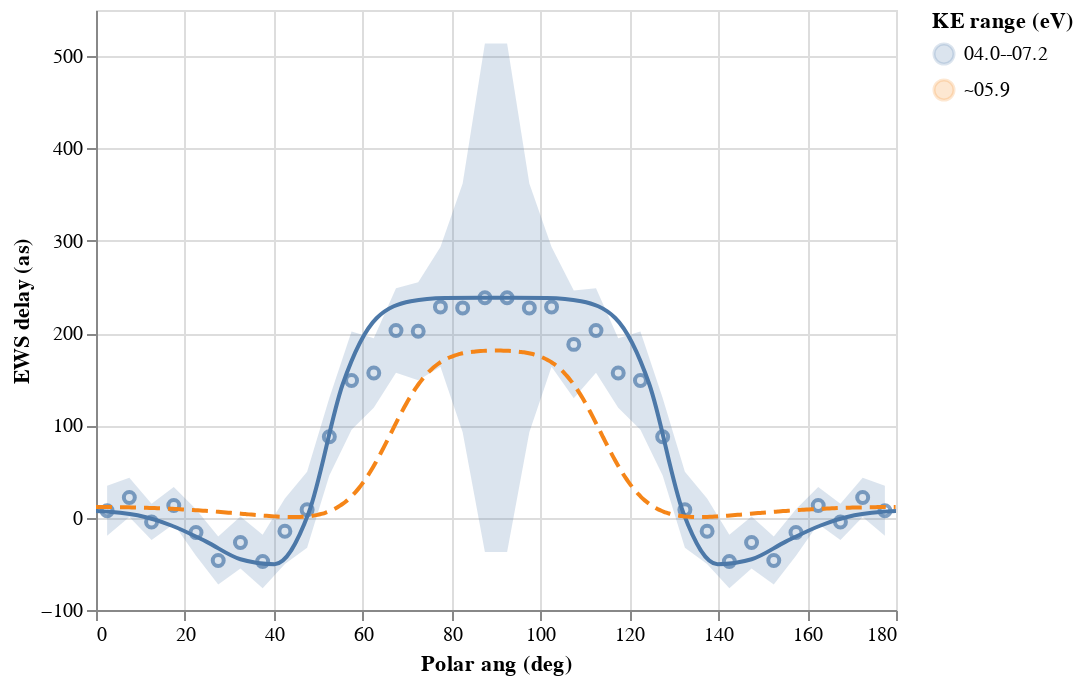

Write notebook code for a chart like this one.
### Code cell
base = {k: alt.Chart(data[k]) for k in ("Measured", "TDCASSCF", "Perturb")}

(
    base["Measured"].mark_area(opacity=0.2).encode(
        x="Polar ang (deg)",
        y=alt.Y("EWS delay fr (as)", axis=alt.Axis(title="EWS delay (as)")),
        y2="EWS delay to (as)",
        color="KE range (eV)",
    )
    + base["Measured"].mark_point().encode(
        x="Polar ang (deg)",
        y="EWS delay (as)",
        color="KE range (eV)",
    )
    + base["TDCASSCF"].mark_line(interpolate="monotone").encode(
        x="Polar ang (deg)",
        y="EWS delay (as)",
        color="KE range (eV)",
    )
    + base["Perturb"].mark_line(interpolate="monotone", strokeDash=[8, 4]).encode(
        x="Polar ang (deg)",
        y="EWS delay (as)",
        color="KE range (eV)",
    )
).interactive(bind_x=False)

### Figure 1 — Vega-Lite specification as saved in the notebook (floating-point values rounded to 4 significant figures; data arrays with more than 128 entries replaced by an {"elided": "..."} marker saying what was removed)
{"$schema": "https://vega.github.io/schema/vega-lite/v2.6.0.json", "config": {"view": {"height": 300, "width": 400}}, "datasets": {"data-1b242d11f0520bbddd494dbefbc5320d": [{"Config": "sum[m]", "EWS delay (as)": 7.369, "KE range (eV)": "04.0--07.2", "Method": "TD-CASSCF", "Photon energy fr (eV)": 14.3, "Photon energy to (eV)": 15.9, "Polar ang (deg)": 0, "Polar ang (rad)": 0}, {"Config": "sum[m]", "EWS delay (as)": 2.588, "KE range (eV)": "04.0--07.2", "Method": "TD-CASSCF", "Photon energy fr (eV)": 14.3, "Photon energy to (eV)": 15.9, "Polar ang (deg)": 9.344, "Polar ang (rad)": 0.1631}, {"Config": "sum[m]", "EWS delay (as)": -8.729, "KE range (eV)": "04.0--07.2", "Method": "TD-CASSCF", "Photon energy fr (eV)": 14.3, "Photon energy to (eV)": 15.9, "Polar ang (deg)": 17.11, "Polar ang (rad)": 0.2986}, {"Config": "sum[m]", "EWS delay (as)": -25.95, "KE range (eV)": "04.0--07.2", "Method": "TD-CASSCF", "Photon energy fr (eV)": 14.3, "Photon energy to (eV)": 15.9, "Polar ang (deg)": 24.81, "Polar ang (rad)": 0.433}, {"Config": "sum[m]", "EWS delay (as)": -45.0, "KE range (eV)": "04.0--07.2", "Method": "TD-CASSCF", "Photon energy fr (eV)": 14.3, "Photon energy to (eV)": 15.9, "Polar ang (deg)": 32.49, "Polar ang (rad)": 0.5671}, {"Config": "sum[m]", "EWS delay (as)": -50.33, "KE range (eV)": "04.0--07.2", "Method": "TD-CASSCF", "Photon energy fr (eV)": 14.3, "Photon energy to (eV)": 15.9, "Polar ang (deg)": 40.17, "Polar ang (rad)": 0.701}, {"Config": "sum[m]", "EWS delay (as)": 5.037, "KE range (eV)": "04.0--07.2", "Method": "TD-CASSCF", "Photon energy fr (eV)": 14.3, "Photon energy to (eV)": 15.9, "Polar ang (deg)": 47.84, "Polar ang (rad)": 0.8349}, {"Config": "sum[m]", "EWS delay (as)": 144.5, "KE range (eV)": "04.0--07.2", "Method": "TD-CASSCF", "Photon energy fr (eV)": 14.3, "Photon energy to (eV)": 15.9, "Polar ang (deg)": 55.51, "Polar ang (rad)": 0.9687}, {"Config": "sum[m]", "EWS delay (as)": 216.4, "KE range (eV)": "04.0--07.2", "Method": "TD-CASSCF", "Photon energy fr (eV)": 14.3, "Photon energy to (eV)": 15.9, "Polar ang (deg)": 63.17, "Polar ang (rad)": 1.103}, {"Config": "sum[m]", "EWS delay (as)": 234.5, "KE range (eV)": "04.0--07.2", "Method": "TD-CASSCF", "Photon energy fr (eV)": 14.3, "Photon energy to (eV)": 15.9, "Polar ang (deg)": 70.84, "Polar ang (rad)": 1.236}, {"Config": "sum[m]", "EWS delay (as)": 238.1, "KE range (eV)": "04.0--07.2", "Method": "TD-CASSCF", "Photon energy fr (eV)": 14.3, "Photon energy to (eV)": 15.9, "Polar ang (deg)": 78.5, "Polar ang (rad)": 1.37}, {"Config": "sum[m]", "EWS delay (as)": 238.4, "KE range (eV)": "04.0--07.2", "Method": "TD-CASSCF", "Photon energy fr (eV)": 14.3, "Photon energy to (eV)": 15.9, "Polar ang (deg)": 86.17, "Polar ang (rad)": 1.504}, {"Config": "sum[m]", "EWS delay (as)": 238.4, "KE range (eV)": "04.0--07.2", "Method": "TD-CASSCF", "Photon energy fr (eV)": 14.3, "Photon energy to (eV)": 15.9, "Polar ang (deg)": 93.83, "Polar ang (rad)": 1.638}, {"Config": "sum[m]", "EWS delay (as)": 238.1, "KE range (eV)": "04.0--07.2", "Method": "TD-CASSCF", "Photon energy fr (eV)": 14.3, "Photon energy to (eV)": 15.9, "Polar ang (deg)": 101.5, "Polar ang (rad)": 1.771}, {"Config": "sum[m]", "EWS delay (as)": 234.5, "KE range (eV)": "04.0--07.2", "Method": "TD-CASSCF", "Photon energy fr (eV)": 14.3, "Photon energy to (eV)": 15.9, "Polar ang (deg)": 109.2, "Polar ang (rad)": 1.905}, {"Config": "sum[m]", "EWS delay (as)": 216.4, "KE range (eV)": "04.0--07.2", "Method": "TD-CASSCF", "Photon energy fr (eV)": 14.3, "Photon energy to (eV)": 15.9, "Polar ang (deg)": 116.8, "Polar ang (rad)": 2.039}, {"Config": "sum[m]", "EWS delay (as)": 144.5, "KE range (eV)": "04.0--07.2", "Method": "TD-CASSCF", "Photon energy fr (eV)": 14.3, "Photon energy to (eV)": 15.9, "Polar ang (deg)": 124.5, "Polar ang (rad)": 2.173}, {"Config": "sum[m]", "EWS delay (as)": 5.037, "KE range (eV)": "04.0--07.2", "Method": "TD-CASSCF", "Photon energy fr (eV)": 14.3, "Photon energy to (eV)": 15.9, "Polar ang (deg)": 132.2, "Polar ang (rad)": 2.307}, {"Config": "sum[m]", "EWS delay (as)": -50.33, "KE range (eV)": "04.0--07.2", "Method": "TD-CASSCF", "Photon energy fr (eV)": 14.3, "Photon energy to (eV)": 15.9, "Polar ang (deg)": 139.8, "Polar ang (rad)": 2.441}, {"Config": "sum[m]", "EWS delay (as)": -45.0, "KE range (eV)": "04.0--07.2", "Method": "TD-CASSCF", "Photon energy fr (eV)": 14.3, "Photon energy to (eV)": 15.9, "Polar ang (deg)": 147.5, "Polar ang (rad)": 2.575}, {"Config": "sum[m]", "EWS delay (as)": -25.95, "KE range (eV)": "04.0--07.2", "Method": "TD-CASSCF", "Photon energy fr (eV)": 14.3, "Photon energy to (eV)": 15.9, "Polar ang (deg)": 155.2, "Polar ang (rad)": 2.709}, {"Config": "sum[m]", "EWS delay (as)": -8.729, "KE range (eV)": "04.0--07.2", "Method": "TD-CASSCF", "Photon energy fr (eV)": 14.3, "Photon energy to (eV)": 15.9, "Polar ang (deg)": 162.9, "Polar ang (rad)": 2.843}, {"Config": "sum[m]", "EWS delay (as)": 2.588, "KE range (eV)": "04.0--07.2", "Method": "TD-CASSCF", "Photon energy fr (eV)": 14.3, "Photon energy to (eV)": 15.9, "Polar ang (deg)": 170.7, "Polar ang (rad)": 2.978}, {"Config": "sum[m]", "EWS delay (as)": 7.369, "KE range (eV)": "04.0--07.2", "Method": "TD-CASSCF", "Photon energy fr (eV)": 14.3, "Photon energy to (eV)": 15.9, "Polar ang (deg)": 180.0, "Polar ang (rad)": 3.142}], "data-5a030e628c3cde76781376a658955a0e": {"elided": "315 records"}, "data-d087801a7c571277a5c5f7cbfbaab748": [{"EWS delay (as)": 7.559, "EWS delay err (as)": 27.09, "EWS delay fr (as)": -19.53, "EWS delay to (as)": 34.65, "KE range (eV)": "04.0--07.2", "Method": "Measured", "Photon energy fr (eV)": 14.3, "Photon energy to (eV)": 15.9, "Polar ang (deg)": 2.5, "Polar ang fr (deg)": 0, "Polar ang to (deg)": 5}, {"EWS delay (as)": 21.92, "EWS delay err (as)": 21.27, "EWS delay fr (as)": 0.6517, "EWS delay to (as)": 43.18, "KE range (eV)": "04.0--07.2", "Method": "Measured", "Photon energy fr (eV)": 14.3, "Photon energy to (eV)": 15.9, "Polar ang (deg)": 7.5, "Polar ang fr (deg)": 5, "Polar ang to (deg)": 10}, {"EWS delay (as)": -4.644, "EWS delay err (as)": 19.66, "EWS delay fr (as)": -24.3, "EWS delay to (as)": 15.01, "KE range (eV)": "04.0--07.2", "Method": "Measured", "Photon energy fr (eV)": 14.3, "Photon energy to (eV)": 15.9, "Polar ang (deg)": 12.5, "Polar ang fr (deg)": 10, "Polar ang to (deg)": 15}, {"EWS delay (as)": 13.23, "EWS delay err (as)": 20.14, "EWS delay fr (as)": -6.91, "EWS delay to (as)": 33.37, "KE range (eV)": "04.0--07.2", "Method": "Measured", "Photon energy fr (eV)": 14.3, "Photon energy to (eV)": 15.9, "Polar ang (deg)": 17.5, "Polar ang fr (deg)": 15, "Polar ang to (deg)": 20}, {"EWS delay (as)": -16.04, "EWS delay err (as)": 25.07, "EWS delay fr (as)": -41.11, "EWS delay to (as)": 9.032, "KE range (eV)": "04.0--07.2", "Method": "Measured", "Photon energy fr (eV)": 14.3, "Photon energy to (eV)": 15.9, "Polar ang (deg)": 22.5, "Polar ang fr (deg)": 20, "Polar ang to (deg)": 25}, {"EWS delay (as)": -46.45, "EWS delay err (as)": 25.99, "EWS delay fr (as)": -72.44, "EWS delay to (as)": -20.46, "KE range (eV)": "04.0--07.2", "Method": "Measured", "Photon energy fr (eV)": 14.3, "Photon energy to (eV)": 15.9, "Polar ang (deg)": 27.5, "Polar ang fr (deg)": 25, "Polar ang to (deg)": 30}, {"EWS delay (as)": -26.85, "EWS delay err (as)": 28.1, "EWS delay fr (as)": -54.95, "EWS delay to (as)": 1.257, "KE range (eV)": "04.0--07.2", "Method": "Measured", "Photon energy fr (eV)": 14.3, "Photon energy to (eV)": 15.9, "Polar ang (deg)": 32.5, "Polar ang fr (deg)": 30, "Polar ang to (deg)": 35}, {"EWS delay (as)": -47.42, "EWS delay err (as)": 28.98, "EWS delay fr (as)": -76.4, "EWS delay to (as)": -18.44, "KE range (eV)": "04.0--07.2", "Method": "Measured", "Photon energy fr (eV)": 14.3, "Photon energy to (eV)": 15.9, "Polar ang (deg)": 37.5, "Polar ang fr (deg)": 35, "Polar ang to (deg)": 40}, {"EWS delay (as)": -14.78, "EWS delay err (as)": 35.45, "EWS delay fr (as)": -50.22, "EWS delay to (as)": 20.67, "KE range (eV)": "04.0--07.2", "Method": "Measured", "Photon energy fr (eV)": 14.3, "Photon energy to (eV)": 15.9, "Polar ang (deg)": 42.5, "Polar ang fr (deg)": 40, "Polar ang to (deg)": 45}, {"EWS delay (as)": 8.578, "EWS delay err (as)": 41.14, "EWS delay fr (as)": -32.57, "EWS delay to (as)": 49.72, "KE range (eV)": "04.0--07.2", "Method": "Measured", "Photon energy fr (eV)": 14.3, "Photon energy to (eV)": 15.9, "Polar ang (deg)": 47.5, "Polar ang fr (deg)": 45, "Polar ang to (deg)": 50}, {"EWS delay (as)": 87.69, "EWS delay err (as)": 42.06, "EWS delay fr (as)": 45.63, "EWS delay to (as)": 129.8, "KE range (eV)": "04.0--07.2", "Method": "Measured", "Photon energy fr (eV)": 14.3, "Photon energy to (eV)": 15.9, "Polar ang (deg)": 52.5, "Polar ang fr (deg)": 50, "Polar ang to (deg)": 55}, {"EWS delay (as)": 148.6, "EWS delay err (as)": 53.22, "EWS delay fr (as)": 95.38, "EWS delay to (as)": 201.8, "KE range (eV)": "04.0--07.2", "Method": "Measured", "Photon energy fr (eV)": 14.3, "Photon energy to (eV)": 15.9, "Polar ang (deg)": 57.5, "Polar ang fr (deg)": 55, "Polar ang to (deg)": 60}, {"EWS delay (as)": 156.7, "EWS delay err (as)": 37.58, "EWS delay fr (as)": 119.2, "EWS delay to (as)": 194.3, "KE range (eV)": "04.0--07.2", "Method": "Measured", "Photon energy fr (eV)": 14.3, "Photon energy to (eV)": 15.9, "Polar ang (deg)": 62.5, "Polar ang fr (deg)": 60, "Polar ang to (deg)": 65}, {"EWS delay (as)": 202.8, "EWS delay err (as)": 45.71, "EWS delay fr (as)": 157.1, "EWS delay to (as)": 248.5, "KE range (eV)": "04.0--07.2", "Method": "Measured", "Photon energy fr (eV)": 14.3, "Photon energy to (eV)": 15.9, "Polar ang (deg)": 67.5, "Polar ang fr (deg)": 65, "Polar ang to (deg)": 70}, {"EWS delay (as)": 201.9, "EWS delay err (as)": 52.99, "EWS delay fr (as)": 149.0, "EWS delay to (as)": 254.9, "KE range (eV)": "04.0--07.2", "Method": "Measured", "Photon energy fr (eV)": 14.3, "Photon energy to (eV)": 15.9, "Polar ang (deg)": 72.5, "Polar ang fr (deg)": 70, "Polar ang to (deg)": 75}, {"EWS delay (as)": 228.4, "EWS delay err (as)": 64.92, "EWS delay fr (as)": 163.4, "EWS delay to (as)": 293.3, "KE range (eV)": "04.0--07.2", "Method": "Measured", "Photon energy fr (eV)": 14.3, "Photon energy to (eV)": 15.9, "Polar ang (deg)": 77.5, "Polar ang fr (deg)": 75, "Polar ang to (deg)": 80}, {"EWS delay (as)": 227.3, "EWS delay err (as)": 134.7, "EWS delay fr (as)": 92.52, "EWS delay to (as)": 362.0, "KE range (eV)": "04.0--07.2", "Method": "Measured", "Photon energy fr (eV)": 14.3, "Photon energy to (eV)": 15.9, "Polar ang (deg)": 82.5, "Polar ang fr (deg)": 80, "Polar ang to (deg)": 85}, {"EWS delay (as)": 238.2, "EWS delay err (as)": 275.4, "EWS delay fr (as)": -37.17, "EWS delay to (as)": 513.6, "KE range (eV)": "04.0--07.2", "Method": "Measured", "Photon energy fr (eV)": 14.3, "Photon energy to (eV)": 15.9, "Polar ang (deg)": 87.5, "Polar ang fr (deg)": 85, "Polar ang to (deg)": 90}, {"EWS delay (as)": 238.2, "EWS delay err (as)": 275.4, "EWS delay fr (as)": -37.17, "EWS delay to (as)": 513.6, "KE range (eV)": "04.0--07.2", "Method": "Measured", "Photon energy fr (eV)": 14.3, "Photon energy to (eV)": 15.9, "Polar ang (deg)": 92.5, "Polar ang fr (deg)": 90, "Polar ang to (deg)": 95}, {"EWS delay (as)": 227.3, "EWS delay err (as)": 134.7, "EWS delay fr (as)": 92.52, "EWS delay to (as)": 362.0, "KE range (eV)": "04.0--07.2", "Method": "Measured", "Photon energy fr (eV)": 14.3, "Photon energy to (eV)": 15.9, "Polar ang (deg)": 97.5, "Polar ang fr (deg)": 95, "Polar ang to (deg)": 100}, {"EWS delay (as)": 228.4, "EWS delay err (as)": 64.92, "EWS delay fr (as)": 163.4, "EWS delay to (as)": 293.3, "KE range (eV)": "04.0--07.2", "Method": "Measured", "Photon energy fr (eV)": 14.3, "Photon energy to (eV)": 15.9, "Polar ang (deg)": 102.5, "Polar ang fr (deg)": 100, "Polar ang to (deg)": 105}, {"EWS delay (as)": 187.8, "EWS delay err (as)": 58.36, "EWS delay fr (as)": 129.4, "EWS delay to (as)": 246.1, "KE range (eV)": "04.0--07.2", "Method": "Measured", "Photon energy fr (eV)": 14.3, "Photon energy to (eV)": 15.9, "Polar ang (deg)": 107.5, "Polar ang fr (deg)": 105, "Polar ang to (deg)": 110}, {"EWS delay (as)": 202.8, "EWS delay err (as)": 45.71, "EWS delay fr (as)": 157.1, "EWS delay to (as)": 248.5, "KE range (eV)": "04.0--07.2", "Method": "Measured", "Photon energy fr (eV)": 14.3, "Photon energy to (eV)": 15.9, "Polar ang (deg)": 112.5, "Polar ang fr (deg)": 110, "Polar ang to (deg)": 115}, {"EWS delay (as)": 156.7, "EWS delay err (as)": 37.58, "EWS delay fr (as)": 119.2, "EWS delay to (as)": 194.3, "KE range (eV)": "04.0--07.2", "Method": "Measured", "Photon energy fr (eV)": 14.3, "Photon energy to (eV)": 15.9, "Polar ang (deg)": 117.5, "Polar ang fr (deg)": 115, "Polar ang to (deg)": 120}, {"EWS delay (as)": 148.6, "EWS delay err (as)": 53.22, "EWS delay fr (as)": 95.38, "EWS delay to (as)": 201.8, "KE range (eV)": "04.0--07.2", "Method": "Measured", "Photon energy fr (eV)": 14.3, "Photon energy to (eV)": 15.9, "Polar ang (deg)": 122.5, "Polar ang fr (deg)": 120, "Polar ang to (deg)": 125}, {"EWS delay (as)": 87.69, "EWS delay err (as)": 42.06, "EWS delay fr (as)": 45.63, "EWS delay to (as)": 129.8, "KE range (eV)": "04.0--07.2", "Method": "Measured", "Photon energy fr (eV)": 14.3, "Photon energy to (eV)": 15.9, "Polar ang (deg)": 127.5, "Polar ang fr (deg)": 125, "Polar ang to (deg)": 130}, {"EWS delay (as)": 8.578, "EWS delay err (as)": 41.14, "EWS delay fr (as)": -32.57, "EWS delay to (as)": 49.72, "KE range (eV)": "04.0--07.2", "Method": "Measured", "Photon energy fr (eV)": 14.3, "Photon energy to (eV)": 15.9, "Polar ang (deg)": 132.5, "Polar ang fr (deg)": 130, "Polar ang to (deg)": 135}, {"EWS delay (as)": -14.78, "EWS delay err (as)": 35.45, "EWS delay fr (as)": -50.22, "EWS delay to (as)": 20.67, "KE range (eV)": "04.0--07.2", "Method": "Measured", "Photon energy fr (eV)": 14.3, "Photon energy to (eV)": 15.9, "Polar ang (deg)": 137.5, "Polar ang fr (deg)": 135, "Polar ang to (deg)": 140}, {"EWS delay (as)": -47.42, "EWS delay err (as)": 28.98, "EWS delay fr (as)": -76.4, "EWS delay to (as)": -18.44, "KE range (eV)": "04.0--07.2", "Method": "Measured", "Photon energy fr (eV)": 14.3, "Photon energy to (eV)": 15.9, "Polar ang (deg)": 142.5, "Polar ang fr (deg)": 140, "Polar ang to (deg)": 145}, {"EWS delay (as)": -26.85, "EWS delay err (as)": 28.1, "EWS delay fr (as)": -54.95, "EWS delay to (as)": 1.257, "KE range (eV)": "04.0--07.2", "Method": "Measured", "Photon energy fr (eV)": 14.3, "Photon energy to (eV)": 15.9, "Polar ang (deg)": 147.5, "Polar ang fr (deg)": 145, "Polar ang to (deg)": 150}, {"EWS delay (as)": -46.45, "EWS delay err (as)": 25.99, "EWS delay fr (as)": -72.44, "EWS delay to (as)": -20.46, "KE range (eV)": "04.0--07.2", "Method": "Measured", "Photon energy fr (eV)": 14.3, "Photon energy to (eV)": 15.9, "Polar ang (deg)": 152.5, "Polar ang fr (deg)": 150, "Polar ang to (deg)": 155}, {"EWS delay (as)": -16.04, "EWS delay err (as)": 25.07, "EWS delay fr (as)": -41.11, "EWS delay to (as)": 9.032, "KE range (eV)": "04.0--07.2", "Method": "Measured", "Photon energy fr (eV)": 14.3, "Photon energy to (eV)": 15.9, "Polar ang (deg)": 157.5, "Polar ang fr (deg)": 155, "Polar ang to (deg)": 160}, {"EWS delay (as)": 13.23, "EWS delay err (as)": 20.14, "EWS delay fr (as)": -6.91, "EWS delay to (as)": 33.37, "KE range (eV)": "04.0--07.2", "Method": "Measured", "Photon energy fr (eV)": 14.3, "Photon energy to (eV)": 15.9, "Polar ang (deg)": 162.5, "Polar ang fr (deg)": 160, "Polar ang to (deg)": 165}, {"EWS delay (as)": -4.644, "EWS delay err (as)": 19.66, "EWS delay fr (as)": -24.3, "EWS delay to (as)": 15.01, "KE range (eV)": "04.0--07.2", "Method": "Measured", "Photon energy fr (eV)": 14.3, "Photon energy to (eV)": 15.9, "Polar ang (deg)": 167.5, "Polar ang fr (deg)": 165, "Polar ang to (deg)": 170}, {"EWS delay (as)": 21.92, "EWS delay err (as)": 21.27, "EWS delay fr (as)": 0.6517, "EWS delay to (as)": 43.18, "KE range (eV)": "04.0--07.2", "Method": "Measured", "Photon energy fr (eV)": 14.3, "Photon energy to (eV)": 15.9, "Polar ang (deg)": 172.5, "Polar ang fr (deg)": 170, "Polar ang to (deg)": 175}, {"EWS delay (as)": 7.559, "EWS delay err (as)": 27.09, "EWS delay fr (as)": -19.53, "EWS delay to (as)": 34.65, "KE range (eV)": "04.0--07.2", "Method": "Measured", "Photon energy fr (eV)": 14.3, "Photon energy to (eV)": 15.9, "Polar ang (deg)": 177.5, "Polar ang fr (deg)": 175, "Polar ang to (deg)": 180}]}, "layer": [{"data": {"name": "data-d087801a7c571277a5c5f7cbfbaab748"}, "encoding": {"color": {"field": "KE range (eV)", "type": "nominal"}, "x": {"field": "Polar ang (deg)", "type": "quantitative"}, "y": {"axis": {"title": "EWS delay (as)"}, "field": "EWS delay fr (as)", "type": "quantitative"}, "y2": {"field": "EWS delay to (as)", "type": "quantitative"}}, "mark": {"opacity": 0.2, "type": "area"}, "selection": {"selector004": {"bind": "scales", "encodings": ["y"], "mark": {"fill": "#333", "fillOpacity": 0.125, "stroke": "white"}, "on": "[mousedown, window:mouseup] > window:mousemove!", "resolve": "global", "translate": "[mousedown, window:mouseup] > window:mousemove!", "type": "interval", "zoom": "wheel!"}}}, {"data": {"name": "data-d087801a7c571277a5c5f7cbfbaab748"}, "encoding": {"color": {"field": "KE range (eV)", "type": "nominal"}, "x": {"field": "Polar ang (deg)", "type": "quantitative"}, "y": {"field": "EWS delay (as)", "type": "quantitative"}}, "mark": "point"}, {"data": {"name": "data-1b242d11f0520bbddd494dbefbc5320d"}, "encoding": {"color": {"field": "KE range (eV)", "type": "nominal"}, "x": {"field": "Polar ang (deg)", "type": "quantitative"}, "y": {"field": "EWS delay (as)", "type": "quantitative"}}, "mark": {"interpolate": "monotone", "type": "line"}}, {"data": {"name": "data-5a030e628c3cde76781376a658955a0e"}, "encoding": {"color": {"field": "KE range (eV)", "type": "nominal"}, "x": {"field": "Polar ang (deg)", "type": "quantitative"}, "y": {"field": "EWS delay (as)", "type": "quantitative"}}, "mark": {"interpolate": "monotone", "strokeDash": [8, 4], "type": "line"}}]}
